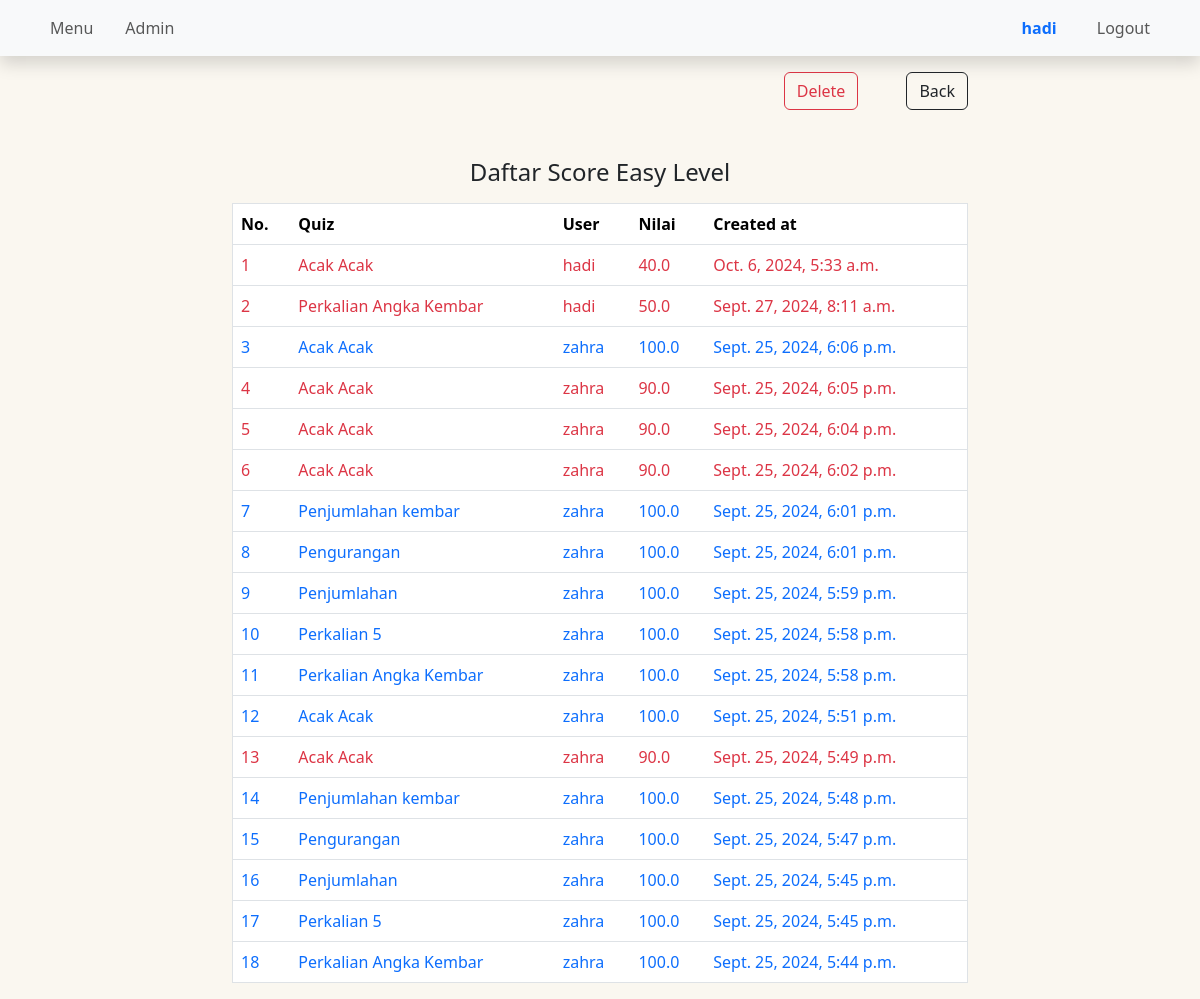
Screenshot of /results/easy (signed in) with the database file from the repository.
### easy/models.py (models this page shows, shortened)
class ResultEasy(models.Model):
  quiz = models.ForeignKey(Easy, on_delete=models.CASCADE)
  user = models.ForeignKey(User, on_delete=models.CASCADE)
  score = models.FloatField()
  created = models.DateTimeField(auto_now_add=True)

class Easy(models.Model):
  name = models.CharField(max_length=120)
  topic = models.CharField(max_length=120)
  number_of_questions = models.IntegerField()
  time = models.IntegerField()
  required_score_to_pass = models.IntegerField()

### quiz/views.py (the view)
# urls.py: path('results/easy', result_all_easy, name='result-all-easy'),
@login_required
def result_all_easy(request):
  results_easy = ResultEasy.objects.order_by('-created')
  context = {
     'results_easy': results_easy,
  }
  return render(request, 'results/all/easy.html', context)

### templates/results/all/easy.html (shortened to what this page needs)
{% extends "base.html" %}
{% load static %}
{% block content %}
<div class="row justify-content-center mt-3">
  <div class="col-md-8">
    <div class="d-flex justify-content-end mb-5">
        {% if request.user.is_authenticated and request.user.is_superuser %}
        <a class="btn btn-outline-danger" href="{% url 'delete-all-easy' %}">Delete</a>
         {% endif %}
         <a class="btn btn-outline-dark ms-5" href="{% url 'result-all' %}">Back</a>
    </div>
  <div>
    <h4 class="text-center my-3">Daftar Score Easy Level</h4>
    <table class="table border ">
      <thead>
        <tr class="px-2">
          <th scope="col">No.</th>
          <th scope="col">Quiz</th>
          <th scope="col">User</th>
          <th scope="col">Nilai</th>
          <th scope="col">Created at</th>
        </tr>
      </thead>
      <tbody>
        {% for result in results_easy %}
        {% if result.score == 100 %}
        <tr >
          <td class="text-primary">{{ forloop.counter }}</td>
          <td class="text-primary">{{ result.quiz.name }}</td>
          <td class="text-primary">{{ result.user.username }}</td>
          <td class="text-primary">{{ result.score }}</td>
          <td class="text-primary">{{ result.created }}</td>
        </tr>
        {% else %}
        <tr >
          <td class="text-danger">{{ forloop.counter }}</td>
          <td class="text-danger">{{ result.quiz.name }}</td>
          <td class="text-danger">{{ result.user.username }}</td>
          <td class="text-danger">{{ result.score }}</td>
          <td class="text-danger">{{ result.created }}</td>
        </tr>
        {% endif %}
      {% endfor %}
      </tbody>
    </table>
  </div>
  </div>
</div>
{% endblock content %}

### templates/base.html (shortened to what this page needs)
{% load static %}
<!doctype html>
<html lang="en">
  <head>
    <link rel="stylesheet" href="{% static 'style.css' %}">
    <link href="https://cdn.jsdelivr.net/npm/bootstrap@5.3.3/dist/css/bootstrap.min.css" rel="stylesheet">
  </head>
  <body  style="background-color: #FAF7F0;">
    <nav class="navbar navbar-expand-lg bg-body-tertiary shadow">
      <div class="container">
        <div class="collapse navbar-collapse" id="navbarNavAltMarkup">
          <div class="navbar-nav me-auto gap-3">
            {% if user.is_authenticated %}
            <a class="nav-link rounded tesHover {% block active_menu %}{% endblock active_menu %}" aria-current="page" href="/">Menu</a>
            {% endif %}
            {% if request.user.is_authenticated and request.user.is_superuser %}
            <a class="nav-link tesHover rounded " aria-current="page" href="/admin" target="_blank">Admin</a>
            {% endif %}
          </div>
          <div class="navbar-nav">
            {% if user.is_authenticated %}
            <span class="username nav-item nav-link  text-primary rounded me-4"><b>{{ user.username }}</b></span>
              <a class="nav-item nav-link tesHover rounded" href="{% url 'logout' %}">Logout</a>
            {% else %}
              <a class="nav-item nav-link tesHover rounded" href="{% url 'login' %}">Login</a>
            {% endif %}
        </div>
        </div>
      </div>
    </nav>
    <div class="container mt-3" >
      {% block content %}
      {% endblock content %}
    </div>
  </body>
</html>

### rows the page displays
ResultEasy: quiz.name "Acak Acak", user.username "hadi", score "40.0", created "Oct. 6, 2024, 5:33 a.m."
ResultEasy: quiz.name "Perkalian Angka Kembar", user.username "hadi", score "50.0", created "Sept. 27, 2024, 8:11 a.m."
ResultEasy: quiz.name "Acak Acak", user.username "zahra", score "100.0", created "Sept. 25, 2024, 6:06 p.m."
ResultEasy: quiz.name "Acak Acak", user.username "zahra", score "90.0", created "Sept. 25, 2024, 6:05 p.m."
ResultEasy: quiz.name "Acak Acak", user.username "zahra", score "90.0", created "Sept. 25, 2024, 6:04 p.m."
ResultEasy: quiz.name "Acak Acak", user.username "zahra", score "90.0", created "Sept. 25, 2024, 6:02 p.m."
ResultEasy: quiz.name "Penjumlahan kembar", user.username "zahra", score "100.0", created "Sept. 25, 2024, 6:01 p.m."
ResultEasy: quiz.name "Pengurangan", user.username "zahra", score "100.0", created "Sept. 25, 2024, 6:01 p.m."
ResultEasy: quiz.name "Penjumlahan", user.username "zahra", score "100.0", created "Sept. 25, 2024, 5:59 p.m."
ResultEasy: quiz.name "Perkalian 5", user.username "zahra", score "100.0", created "Sept. 25, 2024, 5:58 p.m."
ResultEasy: quiz.name "Perkalian Angka Kembar", user.username "zahra", score "100.0", created "Sept. 25, 2024, 5:58 p.m."
ResultEasy: quiz.name "Acak Acak", user.username "zahra", score "100.0", created "Sept. 25, 2024, 5:51 p.m."
ResultEasy: quiz.name "Acak Acak", user.username "zahra", score "90.0", created "Sept. 25, 2024, 5:49 p.m."
ResultEasy: quiz.name "Penjumlahan kembar", user.username "zahra", score "100.0", created "Sept. 25, 2024, 5:48 p.m."
ResultEasy: quiz.name "Pengurangan", user.username "zahra", score "100.0", created "Sept. 25, 2024, 5:47 p.m."
ResultEasy: quiz.name "Penjumlahan", user.username "zahra", score "100.0", created "Sept. 25, 2024, 5:45 p.m."
ResultEasy: quiz.name "Perkalian 5", user.username "zahra", score "100.0", created "Sept. 25, 2024, 5:45 p.m."
ResultEasy: quiz.name "Perkalian Angka Kembar", user.username "zahra", score "100.0", created "Sept. 25, 2024, 5:44 p.m."

### other values shown
{{ user.username }} "hadi"
